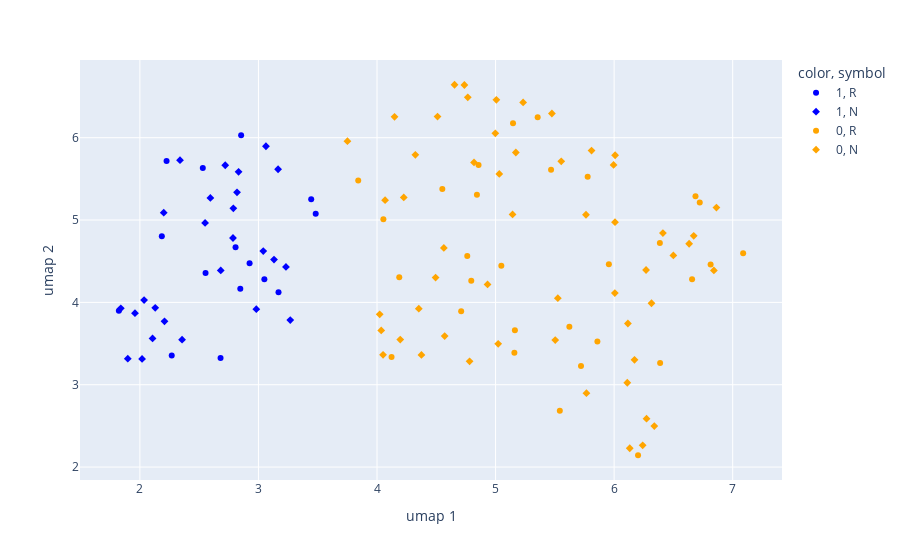

The code cell stored with this chart in its notebook:
### Code cell
# dimensionality reduction and visualization using UMAP

um = umap.UMAP()
embedded_data_2d = um.fit_transform(embedded_data['embedding'].tolist())

color_map = {
    '0' : 'orange',
    '1' : 'blue'
}


fig = px.scatter(x = embedded_data_2d[:, 0], y = embedded_data_2d[:, 1], color = kmeans.labels_.astype(str), color_discrete_map = color_map, symbol = labels['Response'])
fig.update_layout(xaxis_title = 'umap 1', yaxis_title = 'umap 2')

fig.show()

### Figure 1 — Plotly figure (JSON) as saved in the notebook; plotly's stock layout.template omitted (floating-point values rounded to 4 significant figures)
{"data": [{"hovertemplate": "color=1<br>symbol=R<br>x=%{x}<br>y=%{y}<extra></extra>", "legendgroup": "1, R", "marker": {"color": "blue", "symbol": "circle"}, "mode": "markers", "name": "1, R", "orientation": "v", "showlegend": true, "type": "scatter", "x": [3.05, 2.225, 3.483, 2.847, 3.445, 2.925, 2.531, 3.169, 2.68, 2.185, 2.269, 2.554, 1.823, 2.854, 2.807], "xaxis": "x", "y": [4.282, 5.718, 5.075, 4.164, 5.253, 4.474, 5.632, 4.122, 3.325, 4.803, 3.356, 4.356, 3.897, 6.028, 4.671], "yaxis": "y"}, {"hovertemplate": "color=1<br>symbol=N<br>x=%{x}<br>y=%{y}<extra></extra>", "legendgroup": "1, N", "marker": {"color": "blue", "symbol": "diamond"}, "mode": "markers", "name": "1, N", "orientation": "v", "showlegend": true, "type": "scatter", "x": [2.107, 2.018, 2.785, 2.819, 3.268, 2.982, 2.338, 2.594, 2.201, 1.898, 1.839, 2.682, 2.356, 2.788, 2.55, 3.232, 1.959, 2.72, 2.208, 3.063, 3.041, 2.129, 3.131, 2.832, 2.035, 3.166], "xaxis": "x", "y": [3.562, 3.314, 4.782, 5.336, 3.786, 3.917, 5.727, 5.269, 5.09, 3.316, 3.928, 4.389, 3.546, 5.142, 4.964, 4.43, 3.869, 5.665, 3.77, 5.896, 4.623, 3.934, 4.52, 5.585, 4.028, 5.617], "yaxis": "y"}, {"hovertemplate": "color=0<br>symbol=R<br>x=%{x}<br>y=%{y}<extra></extra>", "legendgroup": "0, R", "marker": {"color": "orange", "symbol": "circle"}, "mode": "markers", "name": "0, R", "orientation": "v", "showlegend": true, "type": "scatter", "x": [4.71, 6.202, 4.188, 4.123, 6.388, 7.088, 5.163, 5.542, 6.722, 6.386, 5.159, 5.859, 4.761, 3.842, 5.721, 5.468, 4.054, 5.147, 5.956, 6.658, 5.355, 4.551, 6.814, 5.622, 4.856, 6.686, 5.049, 5.777, 4.795, 4.843], "xaxis": "x", "y": [3.892, 2.143, 4.306, 3.336, 3.263, 4.595, 3.66, 2.684, 5.214, 4.721, 3.39, 3.524, 4.564, 5.48, 3.226, 5.611, 5.01, 6.176, 4.464, 4.28, 6.248, 5.378, 4.46, 3.705, 5.669, 5.289, 4.446, 5.525, 4.264, 5.308], "yaxis": "y"}, {"hovertemplate": "color=0<br>symbol=N<br>x=%{x}<br>y=%{y}<extra></extra>", "legendgroup": "0, N", "marker": {"color": "orange", "symbol": "diamond"}, "mode": "markers", "name": "0, N", "orientation": "v", "showlegend": true, "type": "scatter", "x": [4.564, 6.008, 4.375, 6.006, 4.196, 6.007, 5.475, 6.172, 4.781, 6.339, 4.323, 6.111, 6.241, 6.132, 4.998, 6.841, 4.654, 5.554, 4.226, 5.007, 6.269, 6.273, 4.068, 4.051, 5.022, 5.233, 6.672, 5.763, 4.494, 5.766, 5.995, 4.352, 5.143, 4.148, 3.751, 5.031, 5.525, 4.023, 4.766, 6.411, 6.116, 6.5, 4.818, 4.737, 6.315, 6.633, 5.503, 4.571, 4.036, 4.511, 5.171, 5.81, 6.863, 4.932], "xaxis": "x", "y": [4.661, 5.787, 3.362, 4.113, 3.548, 4.974, 6.294, 3.302, 3.285, 2.498, 5.792, 3.024, 2.264, 2.228, 6.053, 4.388, 6.643, 5.713, 5.275, 6.46, 4.393, 2.587, 5.241, 3.363, 3.497, 6.429, 4.808, 5.064, 4.301, 2.898, 5.669, 3.924, 5.068, 6.254, 5.957, 5.56, 4.051, 3.855, 6.491, 4.842, 3.744, 4.57, 5.699, 6.64, 3.989, 4.712, 3.542, 3.591, 3.66, 6.257, 5.82, 5.843, 5.152, 4.218], "yaxis": "y"}], "layout": {"legend": {"title": {"text": "color, symbol"}, "tracegroupgap": 0}, "margin": {"t": 60}, "xaxis": {"anchor": "y", "domain": [0, 1], "title": {"text": "umap 1"}}, "yaxis": {"anchor": "x", "domain": [0, 1], "title": {"text": "umap 2"}}}}
